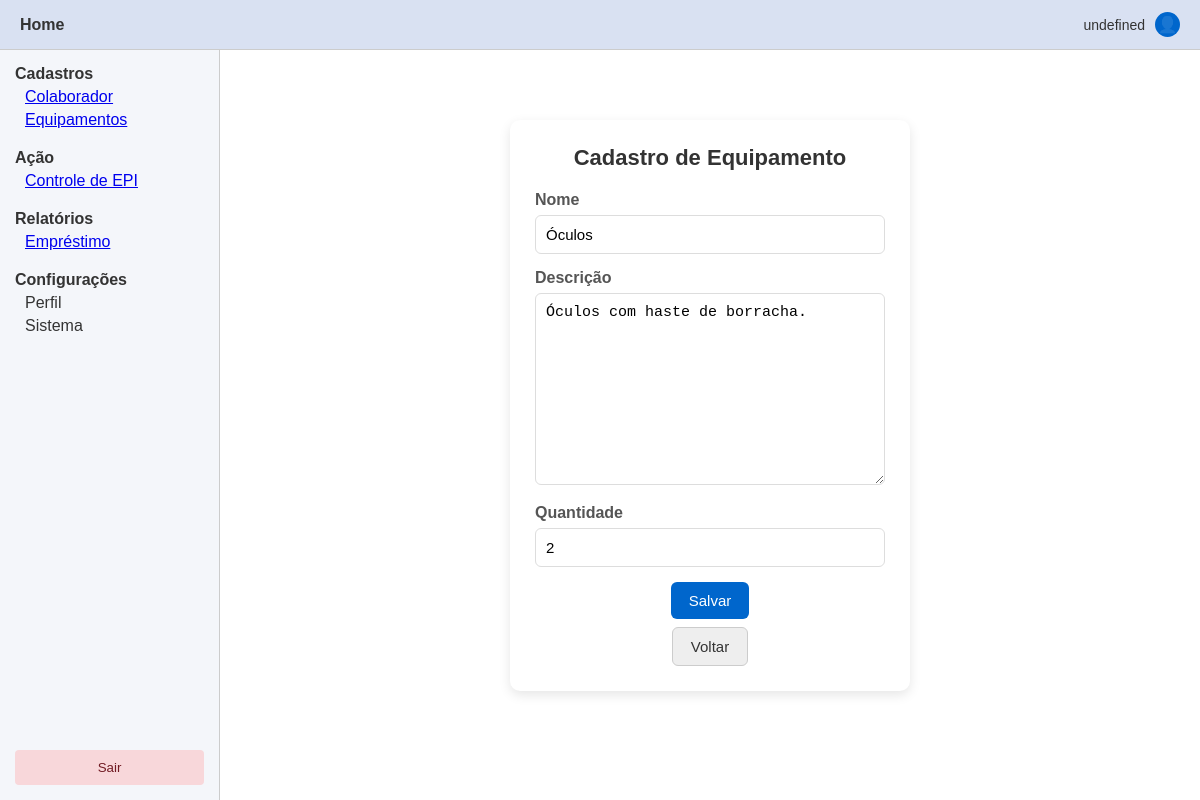
The page /equipamentos/1/editar/ on the database its author committed.
### epi/models.py (models this page shows, shortened)
class Equipamento(models.Model):
    nome = models.CharField(max_length=100)
    descricao = models.TextField(blank=True, null=True)
    quantidade_equipamento = models.PositiveIntegerField()

### epi/views.py (the view)
# urls.py: path('equipamentos/<int:id>/editar/', views.editar_equipamento, name='editar_equipamento'),
def editar_equipamento(request, id):
    equipamento = get_object_or_404(Equipamento, id=id)
    if request.method == 'POST':
        form = EquipamentoForm(request.POST, instance=equipamento)
        if form.is_valid():
            form.save()
            return redirect('equipamentos_list')
    else:
        form = EquipamentoForm(instance=equipamento)
    return render(request, 'equipamentos_form.html', {'form': form})

### epi/forms.py
class EquipamentoForm(forms.ModelForm):
    class Meta:
        model = Equipamento
        fields = ['nome', 'descricao', 'quantidade_equipamento']

### epi/templates/equipamentos_form.html (shortened to what this page needs)
{% extends 'base.html' %}
{% load static %}
{% block content %}
<div class="form-container">
    <h2>Cadastro de Equipamento</h2>
    <form method="post">
        <div class="form-group">
            <label for="{{ form.nome.id_for_label }}">Nome</label>
            {{ form.nome }}
        </div>
        <div class="form-group">
            <label for="{{ form.descricao.id_for_label }}">Descrição</label>
            {{ form.descricao }}
        </div>
        <div class="form-group">
            <label for="{{ form.quantidade_equipamento.id_for_label }}">Quantidade</label>
            {{ form.quantidade_equipamento }}
        </div>
        <button type="submit" class="btn-primary">Salvar</button>
    </form>
    <a href="{% url 'equipamentos_list' %}" class="btn-secondary">Voltar</a>
</div>
{% endblock %}

### epi/static/epi/base.css (style rules this page uses)
:root { --cor-principal: #0066cc; --cor-principal-hover: #004d99; --cor-sucesso: #28a745; --cor-sucesso-hover: #1e7e34; --cor-aviso: #ffc107; --cor-aviso-hover: #e0a800; --cor-erro: #dc3545; --cor-erro-hover: #b02a37; --cor-texto-principal: #333; --cor-fundo-claro: #f4f6fa; --cor-fundo-tabela: #fafafa; --cor-header: #d9e1f2; --borda-padrao: #ccc; }
* { margin: 0; padding: 0; box-sizing: border-box; }
body, html { height: 100%; font-family: Arial, sans-serif; color: var(--cor-texto-principal); }
.form-container { max-width: 400px; margin: 40px auto; padding: 25px; background: #fff; border-radius: 10px; box-shadow: 0 4px 12px rgba(0,0,0,0.1); text-align: center; }
.form-container h2 { margin-bottom: 20px; font-size: 22px; }
.form-container label { display: block; margin-bottom: 6px; font-weight: 600; color: #555; }
.form-group { margin-bottom: 15px; text-align: left; }
.form-container input, .form-container select, .form-container textarea { width: 100%; padding: 10px; border: 1px solid #ddd; border-radius: 6px; font-size: 15px; transition: 0.2s; }
.btn-primary, .btn-secondary, .btn-create, .btn-edit, .btn-delete { display: inline-block; padding: 10px 18px; border-radius: 6px; font-size: 15px; text-decoration: none; cursor: pointer; transition: 0.3s ease; text-align: center; }
.btn-primary { background: var(--cor-principal); color: white; border: none; }
.btn-secondary { background: #eee; color: var(--cor-texto-principal); border: 1px solid var(--borda-padrao); margin-top: 8px; }

### rows shown on the page
Equipamento: nome "Óculos", descricao "Óculos com haste de borracha.", quantidade_equipamento "2"
